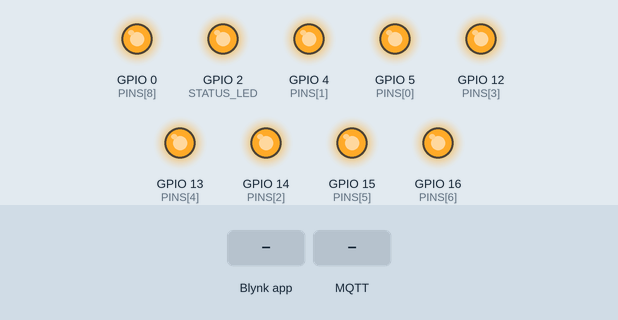
Simulated run of this sketch. Board: ESP8266 (NodeMCU). Parts: output pins drawn as LEDs (lit = HIGH). The inputs (shaded band) are chosen by the test bench. WiFi joins after 1.5 s; servers stay silent unless stated; random numbers use the default seed unless the sketch sets one; no MQTT or app messages arrive unless stated; what the sketch prints to the serial monitor is not drawn.

Above: at 2.1 s.
3.1 s: Blynk app writes 1 to V0
At 4.9 s:
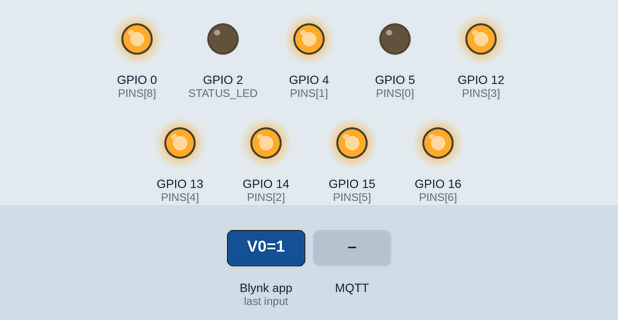
6.0 s: Blynk app writes 1 to V1
At 6.6 s:
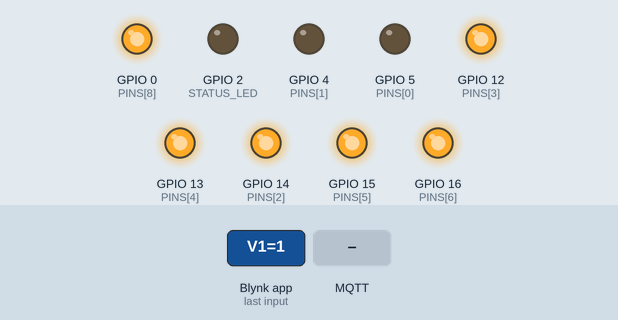
7.5 s: MQTT message "0" arrives on the first subscribed topic
At 7.9 s:
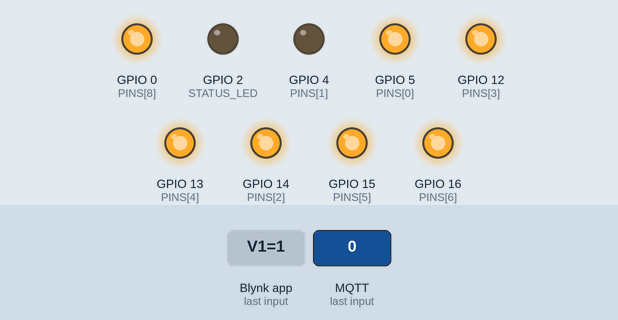
9.0 s: Blynk app writes 0 to V7
At 9.5 s:
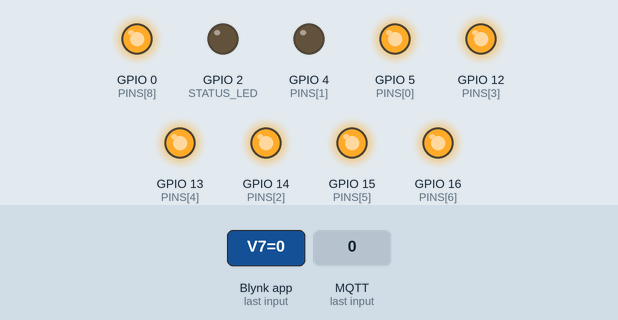
10.5 s: Blynk app writes 1 to V2
At 11.2 s:
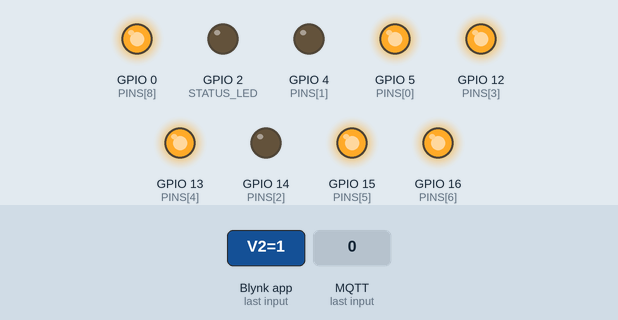
12.0 s: MQTT message "5" arrives on the first subscribed topic
At 12.5 s:
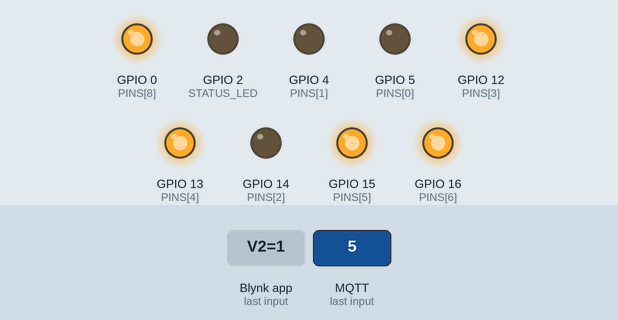
Timing chart, 0 to 14.5 s (numbered marks = the images above; inputs shaded):
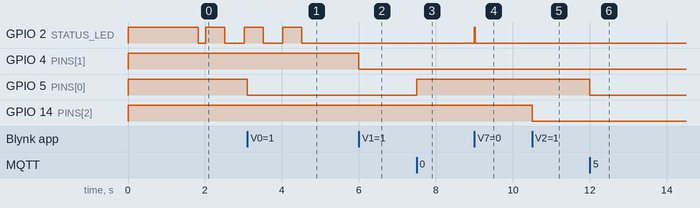

Measured:
- after the input at 3.1 s, GPIO 5 (PINS[0]): HIGH → LOW at once
- after the input at 6.0 s, GPIO 4 (PINS[1]): HIGH → LOW at once
- after the input at 7.5 s, GPIO 5 (PINS[0]): LOW → HIGH at once
- after the input at 9.0 s, GPIO 2 (STATUS_LED): LOW → HIGH at once, → LOW 0.02 s later
- after the input at 10.5 s, GPIO 14 (PINS[2]): HIGH → LOW at once
- after the input at 12.0 s, GPIO 5 (PINS[0]): HIGH → LOW at once

The sketch:

brighthaven_esp8266.ino
```cpp
/*
 * ╔══════════════════════════════════════════════════════════╗
 * ║          BrightHaven — ESP8266 Blynk + MQTT + LED       ║
 * ║                                                          ║
 * ║  Virtual Pin → Device → GPIO mapping:                   ║
 * ║   V0 → Main Room Fan    → GPIO5  (D1)                   ║
 * ║   V1 → Main Room Light  → GPIO4  (D2)                   ║
 * ║   V2 → Main Room TV     → GPIO14 (D5)                   ║
 * ║   V3 → Main Room WiFi   → GPIO12 (D6)                   ║
 * ║   V4 → Bedroom1 Fan     → GPIO13 (D7)                   ║
 * ║   V5 → Bedroom1 Light   → GPIO15 (D8)                   ║
 * ║   V6 → Bedroom1 AC      → GPIO16 (D0)                   ║
 * ║   V7 → Bedroom1 TV      → GPIO2  (D4) <— CONFLICTS W/ LED║
 * ║   V8 → Bedroom1 Geyser  → GPIO0  (D3)                   ║
 * ╚══════════════════════════════════════════════════════════╝
 */

#define BLYNK_TEMPLATE_ID "TMPL3wjTF3gGK"
#define BLYNK_TEMPLATE_NAME "BrightHaven"
#define BLYNK_AUTH_TOKEN "PMgqRecE-oaYV9i_Hqxb8q8kSEemXqRO"

#include <ESP8266WiFi.h>
#include <BlynkSimpleEsp8266.h>
#include <PubSubClient.h>

const char* WIFI_SSID = "MK";
const char* WIFI_PASS = "9712418203";

// MQTT Broker Settings
const char* mqtt_broker = "broker.hivemq.com";
const int mqtt_port = 1883;
const char* mqtt_topic_prefix = "brighthaven/relay/";

// Status LED Pin (Built-in Blue LED is usually GPIO2)
#define STATUS_LED LED_BUILTIN

// GPIO Pin Map
const int PINS[] = { 5, 4, 14, 12, 13, 15, 16, 2, 0 };
#define NUM_PINS 9

BlynkTimer timer;
WiFiClient espClient;
PubSubClient mqttClient(espClient);

// --- Helper to set relay state (Active LOW logic) ---
void setRelay(int index, int state, String source) {
  if (index < 0 || index >= NUM_PINS) return;

  digitalWrite(PINS[index], state ? LOW : HIGH);

  Serial.printf("[Relay Update] V%d on GPIO%d is now %s (Source: %s)\n",
                index, PINS[index], state ? "ON" : "OFF", source.c_str());

  if (mqttClient.connected()) {
    String stateTopic = String(mqtt_topic_prefix) + index + "/state";
    mqttClient.publish(stateTopic.c_str(), state ? "1" : "0", true);
  }
}

// --- Status LED Control ---
void updateStatusLED() {
  // Check if WiFi, Blynk, and MQTT are all connected
  bool isFullyConnected = (WiFi.status() == WL_CONNECTED) && Blynk.connected() && mqttClient.connected();

  if (isFullyConnected) {
    // Solid ON when connected. (ESP8266 LED is Active LOW: LOW = ON)
    digitalWrite(STATUS_LED, LOW);
  } else {
    // Toggle (Blink) LED if anything is disconnected
    int currentState = digitalRead(STATUS_LED);
    digitalWrite(STATUS_LED, !currentState);
  }
}

// --- MQTT Callback ---
void mqttCallback(char* topic, byte* payload, unsigned int length) {
  String topicStr = String(topic);
  String msg = "";
  for (unsigned int i = 0; i < length; i++) {
    msg += (char)payload[i];
  }

  Serial.printf("[MQTT] Message arrived: %s, payload: %s\n", topic, msg.c_str());

  if (topicStr.startsWith(mqtt_topic_prefix) && topicStr.endsWith("/set")) {
    int indexStart = String(mqtt_topic_prefix).length();
    int indexEnd = topicStr.lastIndexOf("/");
    String indexStr = topicStr.substring(indexStart, indexEnd);
    int relayIndex = indexStr.toInt();

    int newState = msg.toInt();

    setRelay(relayIndex, newState, "MQTT");
    Blynk.virtualWrite(V0 + relayIndex, newState);
  }
}

// --- MQTT Reconnect Routine ---
void reconnectMQTT() {
  static unsigned long lastReconnectAttempt = 0;
  if (!mqttClient.connected()) {
    unsigned long now = millis();
    if (now - lastReconnectAttempt > 5000) {
      lastReconnectAttempt = now;
      Serial.print("[MQTT] Attempting connection...");

      String clientId = "BrightHaven-ESP8266-";
      clientId += String(random(0xffff), HEX);

      if (mqttClient.connect(clientId.c_str())) {
        Serial.println(" connected ✅");
        String subTopic = String(mqtt_topic_prefix) + "+/set";
        mqttClient.subscribe(subTopic.c_str());
      } else {
        Serial.printf(" failed, rc=%d. Trying again later...\n", mqttClient.state());
      }
    }
  }
}

void setup() {
  Serial.begin(115200);
  Serial.println("\n[BrightHaven] System Starting...");

  // Setup the built-in LED
  pinMode(STATUS_LED, OUTPUT);
  digitalWrite(STATUS_LED, HIGH); // Start with LED OFF

  // Initialize Relays to OFF
  for (int i = 0; i < NUM_PINS; i++) {
    digitalWrite(PINS[i], HIGH);
    pinMode(PINS[i], OUTPUT);
    Serial.printf("Initialized GPIO %d to OFF\n", PINS[i]);
  }

  // Set a timer to update the LED status every 500ms (0.5 seconds)
  timer.setInterval(500L, updateStatusLED);

  // Connect to WiFi and Blynk
  Blynk.begin(BLYNK_AUTH_TOKEN, WIFI_SSID, WIFI_PASS);

  Serial.println("[System] WiFi Connected!");
  Serial.print("[System] IP Address: ");
  Serial.println(WiFi.localIP());

  // Setup MQTT
  mqttClient.setServer(mqtt_broker, mqtt_port);
  mqttClient.setCallback(mqttCallback);
}

void loop() {
  Blynk.run();
  timer.run(); // This runs the LED blinking routine automatically

  if (WiFi.status() == WL_CONNECTED) {
    if (!mqttClient.connected()) {
      reconnectMQTT();
    }
    mqttClient.loop();
  }
}

// --- Blynk Pin Mappings ---
BLYNK_WRITE(V0) { setRelay(0, param.asInt(), "Blynk"); }
BLYNK_WRITE(V1) { setRelay(1, param.asInt(), "Blynk"); }
BLYNK_WRITE(V2) { setRelay(2, param.asInt(), "Blynk"); }
BLYNK_WRITE(V3) { setRelay(3, param.asInt(), "Blynk"); }
BLYNK_WRITE(V4) { setRelay(4, param.asInt(), "Blynk"); }
BLYNK_WRITE(V5) { setRelay(5, param.asInt(), "Blynk"); }
BLYNK_WRITE(V6) { setRelay(6, param.asInt(), "Blynk"); }
BLYNK_WRITE(V7) { setRelay(7, param.asInt(), "Blynk"); }
BLYNK_WRITE(V8) { setRelay(8, param.asInt(), "Blynk"); }

BLYNK_CONNECTED() {
  Serial.println("[Blynk] Cloud Connection Established ✅");
  Blynk.syncAll();
}
```
